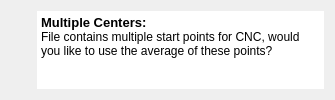
<?xml version="1.0" encoding="UTF-8"?>
<ui version="4.0">
 <class>mdiCenterWrn</class>
 <widget class="QWidget" name="mdiCenterWrn">
  <property name="geometry">
   <rect>
    <x>0</x>
    <y>0</y>
    <width>335</width>
    <height>100</height>
   </rect>
  </property>
  <property name="windowTitle">
   <string>Form</string>
  </property>
  <property name="windowIcon">
   <iconset resource="ImgRes.qrc">
    <normaloff>:/img/img/cncFlat_small.png</normaloff>:/img/img/cncFlat_small.png</iconset>
  </property>
  <layout class="QVBoxLayout" name="verticalLayout_2">
   <item>
    <layout class="QHBoxLayout" name="horizontalLayout">
     <item>
      <widget class="QWidget" name="widget" native="true">
       <layout class="QVBoxLayout" name="verticalLayout">
        <property name="spacing">
         <number>0</number>
        </property>
        <property name="leftMargin">
         <number>0</number>
        </property>
        <property name="topMargin">
         <number>0</number>
        </property>
        <property name="rightMargin">
         <number>0</number>
        </property>
        <property name="bottomMargin">
         <number>0</number>
        </property>
        <item>
         <widget class="QLabel" name="label">
          <property name="maximumSize">
           <size>
            <width>80</width>
            <height>80</height>
           </size>
          </property>
          <property name="text">
           <string/>
          </property>
          <property name="pixmap">
           <pixmap resource="ImgRes.qrc">:/img/img/CFFileWarn.png</pixmap>
          </property>
          <property name="scaledContents">
           <bool>true</bool>
          </property>
         </widget>
        </item>
        <item>
         <spacer name="verticalSpacer_2">
          <property name="orientation">
           <enum>Qt::Vertical</enum>
          </property>
          <property name="sizeHint" stdset="0">
           <size>
            <width>20</width>
            <height>0</height>
           </size>
          </property>
         </spacer>
        </item>
       </layout>
      </widget>
     </item>
     <item>
      <widget class="QTextBrowser" name="textBrowser">
       <property name="frameShape">
        <enum>QFrame::NoFrame</enum>
       </property>
       <property name="frameShadow">
        <enum>QFrame::Plain</enum>
       </property>
       <property name="html">
        <string>&lt;!DOCTYPE HTML PUBLIC &quot;-//W3C//DTD HTML 4.0//EN&quot; &quot;http://www.w3.org/TR/REC-html40/strict.dtd&quot;&gt;
&lt;html&gt;&lt;head&gt;&lt;meta name=&quot;qrichtext&quot; content=&quot;1&quot; /&gt;&lt;style type=&quot;text/css&quot;&gt;
p, li { white-space: pre-wrap; }
&lt;/style&gt;&lt;/head&gt;&lt;body style=&quot; font-family:'Noto Sans'; font-size:9pt; font-weight:400; font-style:normal;&quot;&gt;
&lt;p style=&quot; margin-top:0px; margin-bottom:0px; margin-left:0px; margin-right:0px; -qt-block-indent:0; text-indent:0px;&quot;&gt;&lt;span style=&quot; font-size:10pt; font-weight:600;&quot;&gt;Multiple Centers:&lt;/span&gt;&lt;/p&gt;
&lt;p style=&quot; margin-top:0px; margin-bottom:0px; margin-left:0px; margin-right:0px; -qt-block-indent:0; text-indent:0px;&quot;&gt;File contains multiple start points for CNC, would you like to use the average of these points?&lt;/p&gt;&lt;/body&gt;&lt;/html&gt;</string>
       </property>
      </widget>
     </item>
    </layout>
   </item>
  </layout>
 </widget>
 <resources>
  <include location="ImgRes.qrc"/>
 </resources>
 <connections/>
</ui>
